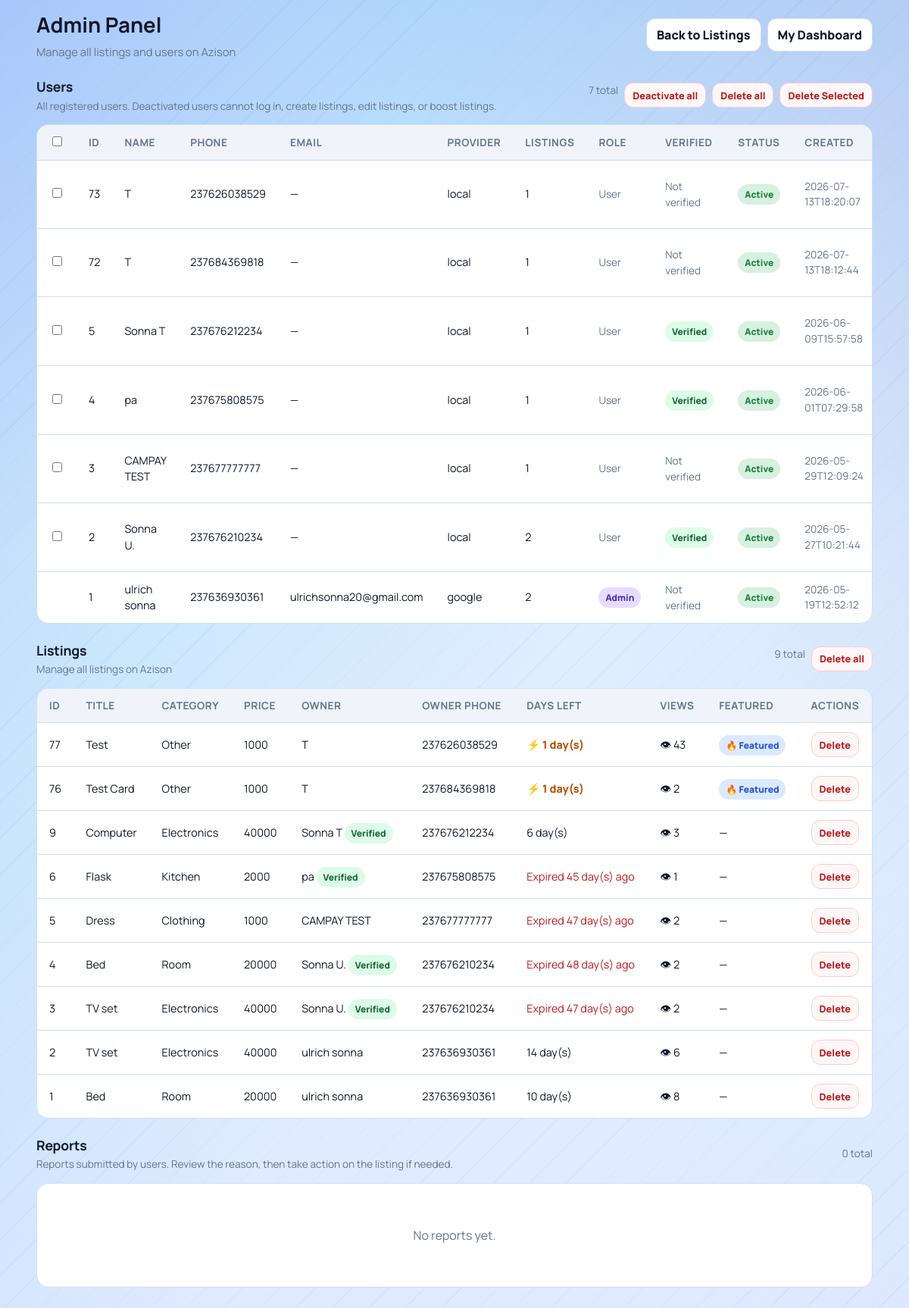
Page /admin (signed in) on the earlier database version.
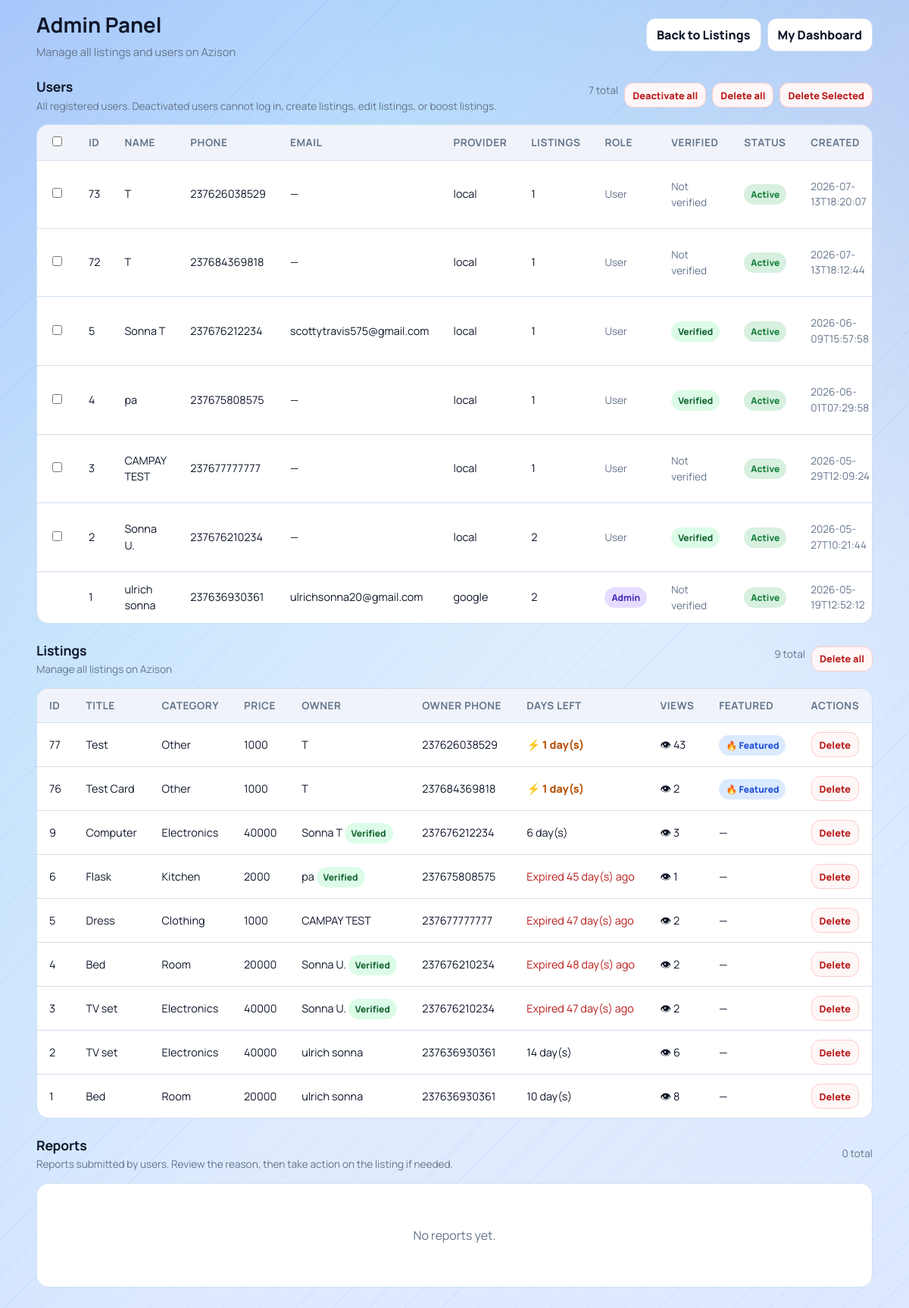
Same page on the later database version.
### tables this page shows
CREATE TABLE users(
            id INTEGER PRIMARY KEY AUTOINCREMENT,
            full_name TEXT NOT NULL,
            phone TEXT NOT NULL UNIQUE,
            password_hash TEXT NOT NULL,
            email TEXT,
            google_sub TEXT,
            auth_provider TEXT NOT NULL DEFAULT 'local',
            created_at TEXT NOT NULL
        , is_admin INTEGER DEFAULT 0, is_active INTEGER DEFAULT 1, is_verified INTEGER DEFAULT 0);

CREATE TABLE listings(
            id INTEGER PRIMARY KEY AUTOINCREMENT,
            title TEXT,
            price TEXT,
            category TEXT,
            phone TEXT,
            owner_phone TEXT,
            leave_date TEXT,
            description TEXT,
            image TEXT,
            is_featured INTEGER DEFAULT 0
        , view_count INTEGER DEFAULT 0);

### app.py (the view, shortened to what this page needs)
@app.route("/admin")
@admin_required
def admin_panel():
    conn = get_db()
    cursor = conn.cursor()
    ensure_user_verified_column(cursor)
    conn.commit()
    cursor.execute(
        """
        SELECT l.*, u.full_name as owner_name, u.is_verified as owner_is_verified
        FROM listings l
        LEFT JOIN users u ON u.phone = l.owner_phone
        ORDER BY l.id DESC
        """
    )
    rows = cursor.fetchall()
    cursor.execute(
        """
        SELECT u.id, u.full_name, u.phone, u.email, u.auth_provider, u.is_admin, u.is_active, u.is_verified, u.created_at,
               (SELECT COUNT(*) FROM listings l WHERE l.owner_phone = u.phone) AS listing_count
        FROM users u
        ORDER BY u.is_active ASC, u.id DESC
        """
    )
    user_rows = cursor.fetchall()
    cursor.execute(
        """
        SELECT r.id, r.listing_id, r.reporter_user_id, r.reason, r.comment, r.created_at,
               l.title AS listing_title, l.category AS listing_category,
               u.full_name AS reporter_name, u.phone AS reporter_phone, u.email AS reporter_email
        FROM reports r
        LEFT JOIN listings l ON l.id = r.listing_id
        LEFT JOIN users u ON u.id = r.reporter_user_id
        ORDER BY r.id DESC
        """
    )
    report_rows = cursor.fetchall()
    conn.close()
    today = current_date()
    listings = []
    for row in rows:
        leave_date = datetime.strptime(row["leave_date"], "%Y-%m-%d").date()
        days_left = (leave_date - today).days
        is_expired = days_left < 0
        is_soon = 0 <= days_left <= 3
        listings.append(
            {
                "id": row["id"],
                "title": row["title"],
                "price": row["price"],
                "category": row["category"],
                "phone": row["phone"],
                "owner_phone": row["owner_phone"] or "",
                "owner_name": row["owner_name"] or "Unknown",
                "owner_is_verified": bool(row_value(row, "owner_is_verified", 0) == 1),
                "leave_date": row["leave_date"],
                "description": row["description"] or "",
                "image": row["image"],
                "is_featured": row["is_featured"],
                "view_count": row["view_count"],
                "days_left": days_left,
                "is_expired": is_expired,
                "is_soon": is_soon,
            }
        )
    users = []
    for user_row in user_rows:
        users.append(
            {
                "id": user_row["id"],
                "full_name": user_row["full_name"] or "",
                "phone": user_row["phone"] or "",
                "email": user_row["email"] or "",
                "auth_provider": user_row["auth_provider"] or "local",
                "is_admin": bool(user_row["is_admin"] == 1),
                "is_active": bool(user_row["is_active"] == 1),
                "is_verified": bool(row_value(user_row, "is_verified", 0) == 1),
                "created_at": user_row["created_at"] or "",
                "listing_count": user_row["listing_count"] or 0,
            }
        )
    reports = []
    return render_template("admin.html", listings=listings, users=users, reports=reports)

### templates/admin.html (shortened to what this page needs)
<!DOCTYPE html>
<html lang="en">
<head>
    <link rel="stylesheet" href="{{ url_for('static', filename='css/marketplace.css') }}">
</head>
<body>
    <main class="page">
        <section class="topbar">
            <div class="title-wrap">
                <h1>Admin Panel</h1>
                <p>Manage all listings and users on Azison</p>
            </div>
            <div class="actions">
                <a class="btn" href="{{ url_for('home') }}">Back to Listings</a>
                <a class="btn" href="{{ url_for('dashboard') }}">My Dashboard</a>
            </div>
        </section>
        <section class="section-heading">
            <div>
                <h2>Users</h2>
                <p>All registered users. Deactivated users cannot log in, create listings, edit listings, or boost listings.</p>
            </div>
            <div class="actions" style="gap: 8px;">
                <span class="muted-text">{% if users %}{{ users|length }} total{% else %}0 total{% endif %}</span>
                {% if users %}
                    <form method="POST" action="{{ url_for('admin_deactivate_all_users') }}" onsubmit="return confirm('Deactivate ALL non-admin users? You can re-activate them later from this page.');" style="display:inline; margin: 0;">
                        <button class="danger-btn" type="submit">Deactivate all</button>
                    </form>
                    <button type="button" class="danger-btn" onclick="confirmDeleteAllUsers();">Delete all</button>
                    <button type="button" class="danger-btn" id="bulk-delete-users-btn" onclick="confirmBulkDeleteUsers();" disabled>Delete Selected</button>
                {% endif %}
            </div>
        </section>
        <section class="table-container">
            {% if users %}
                <table>
                    <thead>
                        <tr>
                            <th><input type="checkbox" id="select-all-users" onchange="toggleAllUserCheckboxes(this);"></th>
                            <th>ID</th>
                            <th>Name</th>
                            <th>Phone</th>
                            <th>Email</th>
                            <th>Provider</th>
                            <th>Listings</th>
                            <th>Role</th>
                            <th>Verified</th>
                            <th>Status</th>
                            <th>Created</th>
                        </tr>
                    </thead>
                    <tbody>
                        {% for u in users %}
                        <tr>
                            <td>
                                {% if not u['is_admin'] and not (current_user and current_user.get('id') == u['id']) %}
                                    <input form="bulk-delete-users-form" type="checkbox" name="user_ids" value="{{ u['id'] }}" class="user-checkbox" onchange="updateBulkDeleteButton();">
                                {% endif %}
                            </td>
                            <td>{{ u['id'] }}</td>
                            <td>{{ u['full_name'] }}</td>
                            <td>{{ u['phone'] }}</td>
                            <td>{{ u['email'] or '—' }}</td>
                            <td>{{ u['auth_provider'] }}</td>
                            <td>{{ u['listing_count'] }}</td>
                            <td>
                                {% if u['is_admin'] %}
                                    <span class="badge admin">Admin</span>
                                {% else %}
                                    <span class="muted-text">User</span>
                                {% endif %}
                            </td>
                            <td>
                                {% if u['is_verified'] %}
                                    <span class="badge verified">Verified</span>
                                {% else %}
                                    <span class="muted-text">Not verified</span>
                                {% endif %}
                            </td>
                            <td>
                                {% if u['is_active'] %}
                                    <span class="badge active">Active</span>
                                {% else %}
                                    <span class="badge deactivated">Deactivated</span>
                                {% endif %}
                            </td>
                            <td class="muted-text">{{ u['created_at'] }}</td>
                        </tr>
                        {% endfor %}
                    </tbody>
                </table>
            {% else %}
                <div class="empty">
                    <p>No users found.</p>
                </div>
            {% endif %}
        </section>
        <section class="section-heading">
            <div>
                <h2>Listings</h2>
                <p>Manage all listings on Azison</p>
            </div>
            <div class="actions" style="gap: 8px;">
                <span class="muted-text">{% if listings %}{{ listings|length }} total{% else %}0 total{% endif %}</span>
                {% if listings %}
                    <button type="button" class="danger-btn" onclick="confirmDeleteAllListings();">Delete all</button>
                {% endif %}
            </div>
        </section>
        <section class="table-container">
            {% if listings %}
                <table>
                    <thead>
                        <tr>
                            <th>ID</th>
                            <th>Title</th>
                            <th>Category</th>
                            <th>Price</th>
                            <th>Owner</th>
                            <th>Owner Phone</th>
                            <th>Days Left</th>
                            <th>Views</th>
                            <th>Featured</th>
                            <th>Actions</th>
                        </tr>
                    </thead>
                    <tbody>
                        {% for item in listings %}
                        <tr>
                            <td>{{ item['id'] }}</td>
                            <td>{{ item['title'] }}</td>
                            <td>{{ item['category'] }}</td>
                            <td>{{ item['price'] }}</td>
                            <td>
                                {{ item['owner_name'] }}
                                {% if item['owner_is_verified'] %}
                                    <span class="badge verified">Verified</span>
                                {% endif %}
                            </td>
                            <td>{{ item['owner_phone'] }}</td>
                            <td>
                                {% if item['is_expired'] %}
                                    <span style="color: var(--danger);">Expired {{ item['days_left'] * -1 }} day(s) ago</span>
                                {% elif item['is_soon'] %}
                                    <span class="deadline soon">⚡ {{ item['days_left'] }} day(s)</span>
                                {% else %}
                                    {{ item['days_left'] }} day(s)
                                {% endif %}
                            </td>
                            <td>👁 {{ item['view_count'] or 0 }}</td>
                            <td>
                                {% if item['is_featured'] == 1 %}
                                    <span class="badge featured">🔥 Featured</span>
                                {% else %}
                                    —
                                {% endif %}
                            </td>
                            <td>
                                <form method="POST" action="{{ url_for('admin_delete_listing', id=item['id']) }}" onsubmit="return confirm('Are you sure you want to delete this listing?');">
                                    <button class="danger-btn" type="submit">Delete</button>
                                </form>
                            </td>
                        </tr>
                        {% endfor %}
                    </tbody>
                </table>
            {% else %}
                <div class="empty">
                    <p>No listings found.</p>
                </div>
            {% endif %}
        </section>
        <section class="section-heading">
            <div>
                <h2>Reports</h2>
                <p>Reports submitted by users. Review the reason, then take action on the listing if needed.</p>
            </div>
            <div class="actions" style="gap: 8px;">
                <span class="muted-text">{% if reports %}{{ reports|length }} total{% else %}0 total{% endif %}</span>
            </div>
        </section>
        <section class="table-container">
            {% if reports %}
                <table>
                    <thead>
                        <tr>
                            <th>ID</th>
                            <th>Listing</th>
                            <th>Category</th>
                            <th>Reason</th>
                            <th>Comment</th>
                            <th>Reporter</th>
                            <th>Reporter Phone</th>
                            <th>Reporter Email</th>
                            <th>Submitted</th>
                            <th>Actions</th>
                        </tr>
                    </thead>
                    <tbody>
                        {% for r in reports %}
                        <tr>
                            <td>{{ r['id'] }}</td>
                            <td>
                                {% if r['listing_exists'] %}
                                    <a href="{{ url_for('listing_detail', id=r['listing_id']) }}" target="_blank" rel="noopener">{{ r['listing_title'] or ('Listing #' + r['listing_id']|string) }}</a>
                                {% else %}
                                    <span class="muted-text">Listing #{{ r['listing_id'] }} (deleted)</span>
                                {% endif %}
                            </td>
                            <td>{{ r['listing_category'] or '—' }}</td>
                            <td><span class="badge expired">{{ r['reason'] }}</span></td>
                            <td>
                                {% if r['comment'] %}
                                    <span title="{{ r['comment'] }}">{{ r['comment'][:80] }}{% if r['comment']|length > 80 %}…{% endif %}</span>
                                {% else %}
                                    <span class="muted-text">—</span>
                                {% endif %}
                            </td>
                            <td>{{ r['reporter_name'] }}</td>
                            <td>{{ r['reporter_phone'] or '—' }}</td>
                            <td>{{ r['reporter_email'] or '—' }}</td>
                            <td class="muted-text">{{ r['created_at'] }}</td>
                            <td>
                                <div style="display:flex; flex-direction:column; gap: 6px; align-items: flex-start;">
                                    <form method="POST" action="{{ url_for('admin_dismiss_report', report_id=r['id']) }}" onsubmit="return confirm('Dismiss this report? The listing will be kept.');" style="margin:0;">
                                        <button class="success-btn" type="submit">Dismiss</button>
                                    </form>
                                    {% if r['listing_exists'] %}
                                        <form method="POST" action="{{ url_for('admin_delete_listing', id=r['listing_id']) }}" onsubmit="return confirm('Delete this listing? This will also remove the report.');" style="margin:0;">
                                            <button class="danger-btn" type="submit">Delete listing</button>
                                        </form>
                                    {% else %}
                                        <span class="muted-text">No listing</span>
                                    {% endif %}
                                </div>
                            </td>
                        </tr>
                        {% endfor %}
                    </tbody>
                </table>
            {% else %}
                <div class="empty">
                    <p>No reports yet.</p>
                </div>
            {% endif %}
        </section>
    </main>
</body>
</html>

Differences in the rows shown:
changed users "Sonna T": email "—" → "scottytravis575@gmail.com"
